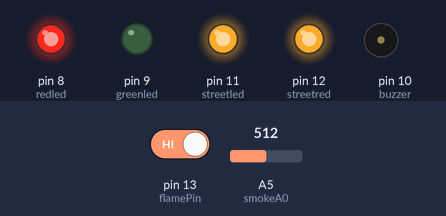
The sketch below on a simulated Arduino Uno, built with avr-gcc and run on an emulated ATmega328P. Shown: output pins drawn as LEDs (lit = HIGH), buzzer (waves = sounding). Inputs (shaded band) come from the test bench; at power-on: A5 (smokeA0) = 512, pin 13 (flamePin) HIGH. WiFi joins after 1.5 s; servers stay silent unless stated.

Above: at 3.0 s.
3.1 s: A5 (smokeA0) set to 262
6.1 s: A5 (smokeA0) set to 236
At 6.8 s:
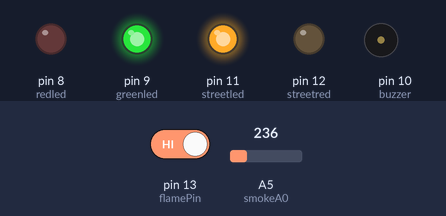
7.6 s: pin 13 (flamePin) driven LOW
At 9.1 s:
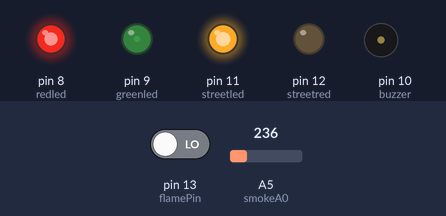
Timing chart, 0 to 9.2 s (numbered marks = the images above; inputs shaded):
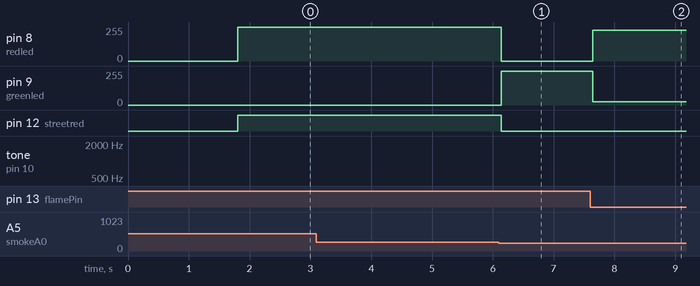

Measured:
- the behaviour switches between 251 and 250 on A5 (smokeA0) (found by bisection; images 0 and 1)
- after the input at 6.1 s, pin 8 (redled): 255/255 → 0/255 at once; pin 9 (greenled): 0/255 → 255/255 at once; pin 12 (streetred): HIGH → LOW at once
- after the input at 7.6 s, pin 8 (redled): 0/255 → 231/255 at once; pin 9 (greenled): 255/255 → 24/255 at once

The sketch:

Gas-Detection-Blynk-IoT.ino
```cpp
/************************************************/
/*

                                    PROGRAMMING DONE BY : AWNIKANT 29/12/18
*/
/*************************************************/
#include <BlynkSimpleStream.h>
#define BLYNK_PRINT SwSerial
#include <SoftwareSerial.h>
SoftwareSerial SwSerial(3, 4);
char auth[] = "9af4b603a79f4b1bae0aedd050490f62";
int redled = 8;
int greenled = 9;
int buzzer = 10;
int streetled = 11;
int streetred = 12;
int smokeA0 = A5;
int sensorThres = 250; //Change
int flamePin = 13;
#define BLYNK_GREEN "#23C48E"
#define BLYNK_RED "#D3435C"
int Flame = HIGH;
WidgetLED led1(V0);
WidgetLED led2(V1);
WidgetLED led3(V2);
WidgetLED led4(V3);
BlynkTimer timer;


void TweetEmailAndNotification()
{
{
Flame = digitalRead(flamePin);
if (Flame == LOW)
{

}
    }
}

void sensorData()
{
int sensorValue = analogRead(A5);
Blynk.virtualWrite(V5, sensorValue);
}
void setup() {
pinMode(redled, OUTPUT);
pinMode(greenled, OUTPUT);
pinMode(buzzer, OUTPUT);
pinMode(streetled, OUTPUT);
pinMode(streetred, OUTPUT);
digitalWrite(streetled,HIGH);
pinMode(smokeA0, INPUT);
pinMode(flamePin, INPUT);
timer.setInterval(100L, sensorData);
SwSerial.begin(9600);
Serial.begin(9600);
Blynk.begin(Serial, auth);
timer.setInterval(60000L, TweetEmailAndNotification);
timer.setInterval(60000L, TweetEmailAndNotification);
Blynk.tweet("Flame & Gas SYSTEM STARTED :-) ");
}
void loop()
  {
    {
int analogSensor = analogRead(smokeA0);
if (analogSensor > sensorThres)
{
digitalWrite(redled, HIGH);
digitalWrite(greenled, LOW);
digitalWrite(streetred, HIGH);
led3.on();
led3.setColor(BLYNK_RED);
led4.off();
delay(100);
tone(buzzer, 1000,500);
Blynk.tweet("DANGER! GAS LEAKAGE DETECTED, location link- maps.app.goo.gl/link");
Blynk.notify("GAS LEAKAGE!!{FLAME & GAS DETECTION SYSTEM} HAS DETECTED GAS LEAKAGE ALERT!");
}
else
{
digitalWrite(redled, LOW);
digitalWrite(greenled, HIGH);
led3.off();
led4.on();
led4.setColor(BLYNK_GREEN);
noTone(buzzer);
digitalWrite(streetred, LOW);
}
    }
    {
{
  Flame = digitalRead(flamePin);
  if (Flame== LOW)
  {
    led1.on();
   led1.setColor(BLYNK_RED);
    led2.off();
    tone(buzzer, 1000,500);
    digitalWrite(redled, HIGH);
    digitalWrite(greenled, LOW);
    Blynk.tweet("DANGER! Flame DETECTED, LOCATION link- maps.app.goo.gl/link");
Blynk.notify("DANGER! {FLAME & GAS DETECTION SYSTEM} HAS DETECTED FIRE IN APARTMENT, ALERT!!!!! maps.app.goo.gl/link");
  }
  else
  {
    led1.off();
     led2.on();
    led2.setColor(BLYNK_GREEN);
    noTone(buzzer);
    digitalWrite(greenled, HIGH);
    digitalWrite(redled, LOW);
  }
}
}
{
Blynk.run();
}
{
timer.run();
}
}
```
